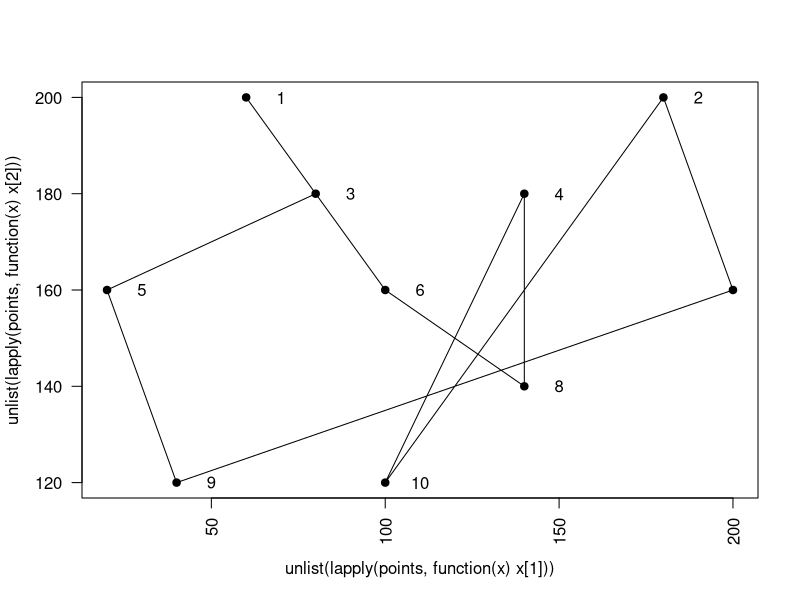

Source code (R):
# Define all the points
points <- list(c(60, 200), c(180, 200), c(80, 180), c(140, 180), c(20, 160), c(100, 160), c(200, 160), c(140, 140), c(40, 120), c(100, 120))

# Calculate the distances between all points
distances <- matrix(nrow = length(points), ncol = length(points))
for (i in 1:length(points)) {
    for (j in 1:length(points)) {
        distances[i, j] <- sqrt(sum((points[[i]] - points[[j]])^2))
    }
}

# Create a data frame to store the distances
distances_df <- data.frame(distances)

# Set the row names and column names of the data frame
rownames(distances_df) <- paste("Point", 1:length(points))
colnames(distances_df) <- paste("Point", 1:length(points))

# Print the data frame
print(distances_df)

# Use the Sorted Edges Algorithm to find the Hamiltonian circuit
edges <- which(lower.tri(distances), arr.ind = TRUE)
edges <- cbind(edges, distances[edges])
edges <- edges[order(edges[,3]),]
tour <- c()
for(i in 1:nrow(edges)) {
    edge <- edges[i, 1:2]
    if (!(edge[1] %in% tour && edge[2] %in% tour && length(unique(c(tour, edge))) < length(tour) + 1)) {
        tour <- unique(c(tour, edge))
    }
    if (length(tour) == length(points)) {
        break
    }
}
tour <- c(tour, tour[1])

# Calculate the total distance of the circuit
total_distance <- sum(distances[tour[-length(tour)], tour[-1]])

# Output the results
print(paste("The tour is:", paste(tour, collapse = " -> ")))
print(paste("The total distance is:", total_distance))

# Create a PNG graphics device
png("Q3/output.png")

# Visualize the Hamiltonian circuit
plot(unlist(lapply(points, function(x) x[1])), unlist(lapply(points, function(x) x[2])), type = "n", las = 2)

# Mark the points with black dots
points(unlist(lapply(points, function(x) x[1])), unlist(lapply(points, function(x) x[2])), pch = 19, col = "black")

# Add the point numbers next to the points
text(unlist(lapply(points, function(x) x[1])) + 10, unlist(lapply(points, function(x) x[2])), labels = 1:length(points), cex = 1)

# Draw the lines between the points
lines(unlist(lapply(points[tour], function(x) x[1])), unlist(lapply(points[tour], function(x) x[2])))

# Close the graphics device and save the image
dev.off()
